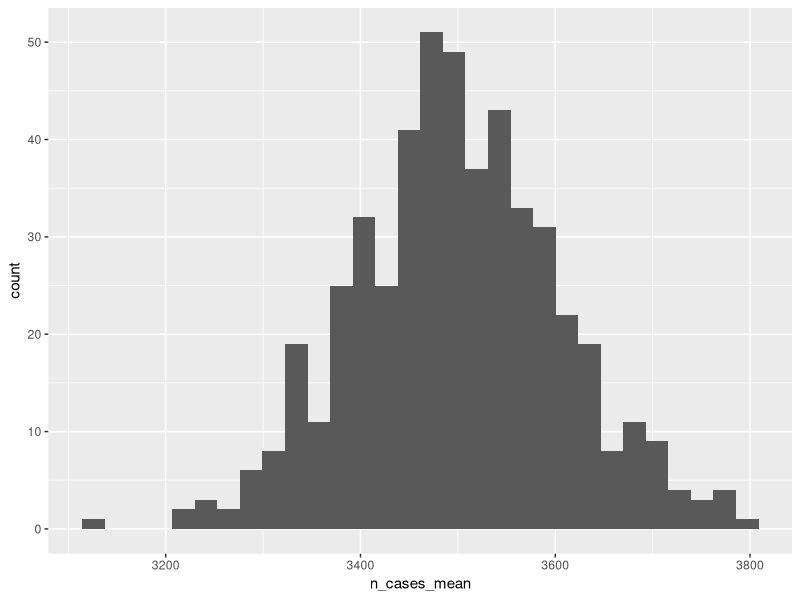
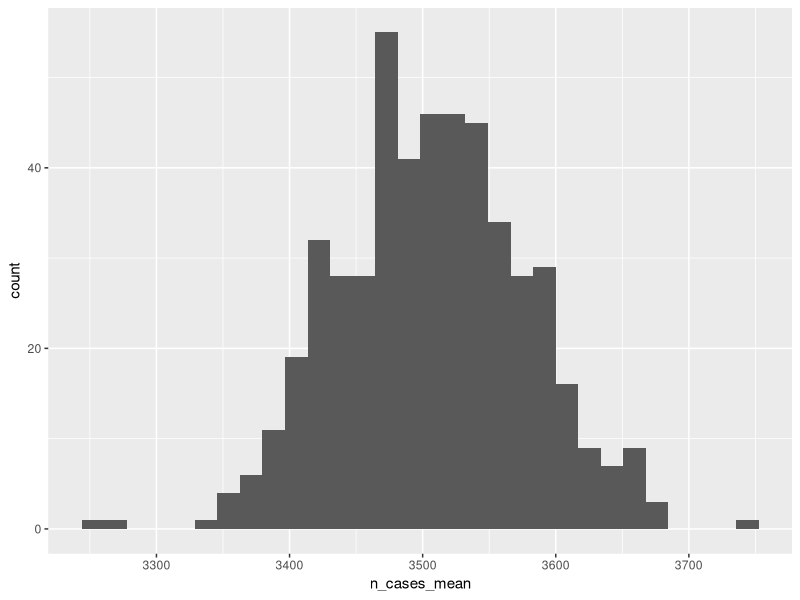

Recreate these plots in R, in order.
## ---- chunk 1
library(tidyverse)
library(truncnorm)
set.seed(11)#set the seed so this dataset is always the same.
monte_carlo_sim_frozen = 1:100 %>% 
  as_tibble() %>% 
  rename(county_id = value) %>% 
  mutate(
    state = 1,
    pop = rpois(n=n(), lambda=10000), #mean = var=1000
    dem = rbinom(n=n(), size=1, prob =.5),
    prev = rtruncnorm(
      n=n(), 
      a=0, 
      b=1,
      mean=.2+(pop/100000)+(dem/10),
      sd=0.05),
    n_cases = as.integer(pop*prev),
  )

monte_carlo_sim_frozen
## ---- chunk 2
monte_carlo_sim_frozen %>% 
  group_by(state) %>% 
  summarise(
    n_cases_mean = mean(n_cases),
    n_cases_sd = sd(n_cases))
## ---- chunk 3
monte_carlo_sim_fun = function(rep_id_val){
  monte_carlo_sim_df = 1:100 %>% 
    as_tibble() %>% 
    rename(county_id = value) %>% 
    mutate(
      state = 1,
      pop = rpois(n=n(), lambda=10000), #mean = var=1000
      dem = rbinom(n=n(), size=1, prob =.5),
      prev = rtruncnorm(
        n=n(), 
        a=0, 
        b=1,
        mean=.2+(pop/100000)+(dem/10),
        sd=0.05+(pop/400000)+(dem/40)),
    n_cases = as.integer(pop*prev),
    rep_id = rep_id_val  #add replication ID
  )
}
## ---- chunk 4
rep_id_val_list = 1:500
class(rep_id_val_list)
## ---- chunk 5
library(purrr) #make sure it's attached
set.seed(NULL) #allow it to vary differently each time.
monte_carlo_sim_lots  = rep_id_val_list %>% 
  map_dfr(monte_carlo_sim_fun) 
## ---- chunk 6
monte_carlo_sim_lots
## ---- chunk 7
nrow(monte_carlo_sim_lots)
## ---- chunk 8
n_distinct(monte_carlo_sim_lots$rep_id)
## ---- chunk 9
monte_carlo_sim_lots %>% 
  group_by(rep_id,state) %>% 
  summarise(
    n_cases_mean = mean(n_cases),
    n_cases_sd = sd(n_cases)) %>% 
  ggplot(aes( n_cases_mean))+
  geom_histogram()
## ---- chunk 10
monte_carlo_sim_lots %>% 
  group_by(rep_id,state) %>% #group by both rep id and state
  summarise(
    n_cases_mean = mean(n_cases),
    n_cases_sd = sd(n_cases)) %>% 
  group_by(state) %>% #now collapse over rep id
  summarise(
    n_cases_mean_ll = quantile(n_cases_mean, probs = 0.025, na.rm=TRUE),
    n_cases_mean_med = quantile(n_cases_mean, probs = 0.5, na.rm=TRUE),
    n_cases_mean_ul = quantile(n_cases_mean, probs = 0.975, na.rm=TRUE)
    ) %>% 
  ungroup()
## ---- chunk 11
monte_carlo_sim_one_boot = monte_carlo_sim_frozen %>% 
  slice_sample(prop=1,replace=TRUE)
## ---- chunk 12
monte_carlo_sim_one_boot
## ---- chunk 13
nrow(monte_carlo_sim_one_boot)
n_distinct(monte_carlo_sim_one_boot$county_id)
## ---- chunk 14
boot_fun = function(rep_id_val){
  monte_carlo_sim_boot = monte_carlo_sim_frozen %>% 
    slice_sample(prop=1,replace=TRUE) %>% 
    mutate(rep_id = rep_id_val) #to keep track of reps
}
## ---- chunk 15
boot_lots  = rep_id_val_list %>% 
  map_dfr(boot_fun) 
## ---- chunk 16
boot_lots
## ---- chunk 17
boot_lots %>% 
  group_by(rep_id,state) %>% 
  summarise(
    n_cases_mean = mean(n_cases),
    n_cases_sd = sd(n_cases)) %>% 
  ggplot(aes( n_cases_mean))+
  geom_histogram()
## ---- chunk 18
boot_lots %>% 
  group_by(rep_id,state) %>% #group by both rep id and state
  summarise(
    n_cases_mean = mean(n_cases),
    n_cases_sd = sd(n_cases)) %>% 
  group_by(state) %>% #now collapse over rep id
  summarise(
    n_cases_mean_ll = quantile(n_cases_mean, probs = 0.025, na.rm=TRUE),
    n_cases_mean_med = quantile(n_cases_mean, probs = 0.5, na.rm=TRUE),
    n_cases_mean_ul = quantile(n_cases_mean, probs = 0.975, na.rm=TRUE)
    ) %>% 
  ungroup()
